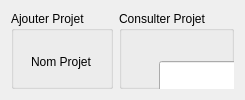
        <widget class="QWidget" name="gestionPers_2">
         <layout class="QGridLayout" name="gridLayout_7">
          <item row="1" column="1">
           <widget class="QGroupBox" name="groupBoxConsulterP_3">
            <property name="title">
             <string>Consulter Projet</string>
            </property>
            <widget class="QLineEdit" name="lineEditRP_2">
             <property name="geometry">
              <rect>
               <x>40</x>
               <y>50</y>
               <width>270</width>
               <height>31</height>
              </rect>
             </property>
            </widget>
            <widget class="QPushButton" name="pushButtonRechercheP_2">
             <property name="geometry">
              <rect>
               <x>330</x>
               <y>50</y>
               <width>120</width>
               <height>30</height>
              </rect>
             </property>
             <property name="text">
              <string>Rechercher</string>
             </property>
            </widget>
            <widget class="QCheckBox" name="checkBoxNomP_2">
             <property name="geometry">
              <rect>
               <x>80</x>
               <y>100</y>
               <width>60</width>
               <height>22</height>
              </rect>
             </property>
             <property name="text">
              <string>Nom</string>
             </property>
            </widget>
            <widget class="QCheckBox" name="checkBoxTeamLeaderP_2">
             <property name="geometry">
              <rect>
               <x>240</x>
               <y>100</y>
               <width>97</width>
               <height>22</height>
              </rect>
             </property>
             <property name="text">
              <string>Team leader</string>
             </property>
            </widget>
            <widget class="QCheckBox" name="checkBoxDepartementP_2">
             <property name="geometry">
              <rect>
               <x>140</x>
               <y>100</y>
               <width>97</width>
               <height>22</height>
              </rect>
             </property>
             <property name="text">
              <string>Departement</string>
             </property>
            </widget>
            <widget class="QCheckBox" name="checkBoxDateLancementP_2">
             <property name="geometry">
              <rect>
               <x>340</x>
               <y>100</y>
               <width>140</width>
               <height>22</height>
              </rect>
             </property>
             <property name="text">
              <string>Date de lancement</string>
             </property>
            </widget>
            <widget class="QCheckBox" name="checkBoxCoutsP_2">
             <property name="geometry">
              <rect>
               <x>480</x>
               <y>100</y>
               <width>70</width>
               <height>22</height>
              </rect>
             </property>
             <property name="text">
              <string>Couts</string>
             </property>
            </widget>
            <widget class="QPushButton" name="pushButtonModifier_2">
             <property name="geometry">
              <rect>
               <x>270</x>
               <y>520</y>
               <width>110</width>
               <height>30</height>
              </rect>
             </property>
             <property name="text">
              <string>Modifier</string>
             </property>
             <property name="checkable">
              <bool>true</bool>
             </property>
            </widget>
            <widget class="QPushButton" name="pushButtonSupprimer_2">
             <property name="geometry">
              <rect>
               <x>420</x>
               <y>520</y>
               <width>110</width>
               <height>30</height>
              </rect>
             </property>
             <property name="text">
              <string>Supprimer</string>
             </property>
            </widget>
            <widget class="QPushButton" name="pushButtonExportP_2">
             <property name="geometry">
              <rect>
               <x>650</x>
               <y>50</y>
               <width>70</width>
               <height>30</height>
              </rect>
             </property>
             <property name="text">
              <string>Export</string>
             </property>
            </widget>
            <widget class="QPushButton" name="pushButtonStat_2">
             <property name="geometry">
              <rect>
               <x>510</x>
               <y>50</y>
               <width>100</width>
               <height>30</height>
              </rect>
             </property>
             <property name="text">
              <string>Statistiques</string>
             </property>
            </widget>
            <widget class="QTableView" name="tableViewP_2">
             <property name="geometry">
              <rect>
               <x>15</x>
               <y>161</y>
               <width>721</width>
               <height>351</height>
              </rect>
             </property>
             <property name="sortingEnabled">
              <bool>false</bool>
             </property>
             <property name="cornerButtonEnabled">
              <bool>true</bool>
             </property>
             <attribute name="verticalHeaderVisible">
              <bool>false</bool>
             </attribute>
             <attribute name="verticalHeaderHighlightSections">
              <bool>false</bool>
             </attribute>
            </widget>
            <widget class="QCheckBox" name="checkBoxIDP_2">
             <property name="geometry">
              <rect>
               <x>40</x>
               <y>100</y>
               <width>40</width>
               <height>22</height>
              </rect>
             </property>
             <property name="text">
              <string>ID</string>
             </property>
            </widget>
            <widget class="QCheckBox" name="checkBoxRevenusP_2">
             <property name="geometry">
              <rect>
               <x>540</x>
               <y>100</y>
               <width>80</width>
               <height>22</height>
              </rect>
             </property>
             <property name="text">
              <string>Revenus</string>
             </property>
            </widget>
            <widget class="QPushButton" name="pushButtonRefreshP_2">
             <property name="geometry">
              <rect>
               <x>110</x>
               <y>520</y>
               <width>110</width>
               <height>30</height>
              </rect>
             </property>
             <property name="text">
              <string>Refresh</string>
             </property>
            </widget>
            <widget class="QPushButton" name="pushTrierP_2">
             <property name="geometry">
              <rect>
               <x>650</x>
               <y>120</y>
               <width>70</width>
               <height>30</height>
              </rect>
             </property>
             <property name="text">
              <string>Trier</string>
             </property>
            </widget>
            <widget class="QComboBox" name="comboBoxP_2">
             <property name="geometry">
              <rect>
               <x>550</x>
               <y>130</y>
               <width>60</width>
               <height>20</height>
              </rect>
             </property>
             <item>
              <property name="text">
               <string>ASC</string>
              </property>
             </item>
             <item>
              <property name="text">
               <string>DESC</string>
              </property>
             </item>
            </widget>
           </widget>
          </item>
          <item row="1" column="0">
           <widget class="QGroupBox" name="groupBoxAjouterP_3">
            <property name="title">
             <string>Ajouter Projet</string>
            </property>
            <widget class="QLabel" name="label_46">
             <property name="geometry">
              <rect>
               <x>20</x>
               <y>40</y>
               <width>91</width>
               <height>21</height>
              </rect>
             </property>
             <property name="text">
              <string>Nom Projet</string>
             </property>
            </widget>
            <widget class="QLabel" name="label_47">
             <property name="geometry">
              <rect>
               <x>20</x>
               <y>80</y>
               <width>101</width>
               <height>21</height>
              </rect>
             </property>
             <property name="text">
              <string>Departement</string>
             </property>
            </widget>
            <widget class="QLabel" name="label_48">
             <property name="geometry">
              <rect>
               <x>20</x>
               <y>120</y>
               <width>90</width>
               <height>20</height>
              </rect>
             </property>
             <property name="text">
              <string>Team leader</string>
             </property>
            </widget>
            <widget class="QLabel" name="label_49">
             <property name="geometry">
              <rect>
               <x>20</x>
               <y>160</y>
               <width>180</width>
               <height>20</height>
              </rect>
             </property>
             <property name="text">
              <string>Date de lancement prévue</string>
             </property>
            </widget>
            <widget class="QLabel" name="label_50">
             <property name="geometry">
              <rect>
               <x>20</x>
               <y>240</y>
               <width>130</width>
               <height>20</height>
              </rect>
             </property>
             <property name="text">
              <string>Revenues projetés</string>
             </property>
            </widget>
            <widget class="QDateEdit" name="dateEditLancementP_2">
             <property name="geometry">
              <rect>
               <x>220</x>
               <y>160</y>
               <width>150</width>
               <height>25</height>
              </rect>
             </property>
            </widget>
            <widget class="QLineEdit" name="lineEditNomP_2">
             <property name="geometry">
              <rect>
               <x>220</x>
               <y>40</y>
               <width>150</width>
               <height>20</height>
              </rect>
             </property>
            </widget>
            <widget class="QLineEdit" name="lineEditTeamLeaderP_2">
             <property name="geometry">
              <rect>
               <x>220</x>
               <y>120</y>
               <width>150</width>
               <height>20</height>
              </rect>
             </property>
            </widget>
            <widget class="QLineEdit" name="lineEditCoutP_2">
             <property name="geometry">
              <rect>
               <x>220</x>
               <y>200</y>
               <width>150</width>
               <height>20</height>
              </rect>
             </property>
            </widget>
            <widget class="QLineEdit" name="lineEditRevenuesP_2">
             <property name="geometry">
              <rect>
               <x>220</x>
               <y>240</y>
               <width>150</width>
               <height>20</height>
              </rect>
             </property>
            </widget>
            <widget class="QLabel" name="label_51">
             <property name="geometry">
              <rect>
               <x>20</x>
               <y>200</y>
               <width>140</width>
               <height>20</height>
              </rect>
             </property>
             <property name="text">
              <string>Cout de realisation</string>
             </property>
            </widget>
            <widget class="QPushButton" name="pushButtonAjouter_2">
             <property name="geometry">
              <rect>
               <x>280</x>
               <y>300</y>
               <width>80</width>
               <height>25</height>
              </rect>
             </property>
             <property name="text">
              <string>Ajouter</string>
             </property>
            </widget>
            <widget class="QComboBox" name="comboBoxDepartementP_2">
             <property name="geometry">
              <rect>
               <x>220</x>
               <y>80</y>
               <width>150</width>
               <height>20</height>
              </rect>
             </property>
             <item>
              <property name="text">
               <string/>
              </property>
             </item>
             <item>
              <property name="text">
               <string>Ressources Humaines</string>
              </property>
             </item>
             <item>
              <property name="text">
               <string>Stock</string>
              </property>
             </item>
             <item>
              <property name="text">
               <string>Achats</string>
              </property>
             </item>
             <item>
              <property name="text">
               <string>Ventes</string>
              </property>
             </item>
             <item>
              <property name="text">
               <string>Ameliorations</string>
              </property>
             </item>
             <item>
              <property name="text">
               <string>Materiel</string>
              </property>
             </item>
            </widget>
           </widget>
          </item>
         </layout>
        </widget>
